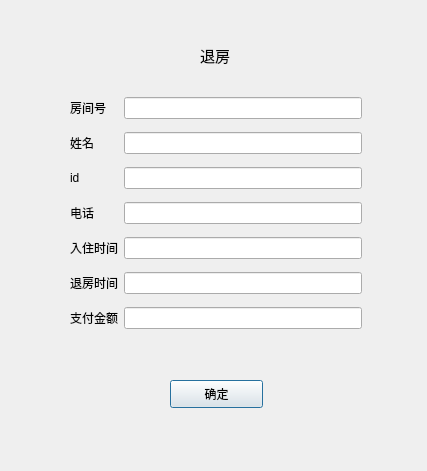
<?xml version="1.0" encoding="UTF-8"?>
<ui version="4.0">
 <class>Settle_accounts</class>
 <widget class="QDialog" name="Settle_accounts">
  <property name="geometry">
   <rect>
    <x>0</x>
    <y>0</y>
    <width>427</width>
    <height>471</height>
   </rect>
  </property>
  <property name="windowTitle">
   <string>Dialog</string>
  </property>
  <widget class="QPushButton" name="pushButton">
   <property name="geometry">
    <rect>
     <x>170</x>
     <y>380</y>
     <width>93</width>
     <height>28</height>
    </rect>
   </property>
   <property name="text">
    <string>确定</string>
   </property>
  </widget>
  <widget class="QWidget" name="layoutWidget">
   <property name="geometry">
    <rect>
     <x>70</x>
     <y>90</y>
     <width>292</width>
     <height>247</height>
    </rect>
   </property>
   <layout class="QGridLayout" name="gridLayout_2">
    <item row="4" column="2">
     <widget class="QLineEdit" name="bookstart"/>
    </item>
    <item row="3" column="0">
     <widget class="QLabel" name="label_7">
      <property name="text">
       <string>电话</string>
      </property>
     </widget>
    </item>
    <item row="2" column="2">
     <widget class="QLineEdit" name="id"/>
    </item>
    <item row="6" column="2">
     <widget class="QLineEdit" name="price"/>
    </item>
    <item row="4" column="0">
     <widget class="QLabel" name="label_8">
      <property name="text">
       <string>入住时间</string>
      </property>
     </widget>
    </item>
    <item row="0" column="2">
     <widget class="QLineEdit" name="room"/>
    </item>
    <item row="1" column="2">
     <widget class="QLineEdit" name="name"/>
    </item>
    <item row="3" column="2">
     <widget class="QLineEdit" name="phone"/>
    </item>
    <item row="5" column="2">
     <widget class="QLineEdit" name="bookending"/>
    </item>
    <item row="5" column="0">
     <widget class="QLabel" name="label_10">
      <property name="text">
       <string>退房时间</string>
      </property>
     </widget>
    </item>
    <item row="6" column="0">
     <widget class="QLabel" name="label_2">
      <property name="text">
       <string>支付金额</string>
      </property>
     </widget>
    </item>
    <item row="1" column="0">
     <widget class="QLabel" name="label_4">
      <property name="text">
       <string>姓名</string>
      </property>
     </widget>
    </item>
    <item row="0" column="0">
     <widget class="QLabel" name="label">
      <property name="text">
       <string>房间号</string>
      </property>
     </widget>
    </item>
    <item row="2" column="0">
     <widget class="QLabel" name="label_9">
      <property name="text">
       <string>id</string>
      </property>
     </widget>
    </item>
   </layout>
  </widget>
  <widget class="QLabel" name="label_5">
   <property name="geometry">
    <rect>
     <x>200</x>
     <y>40</y>
     <width>121</width>
     <height>31</height>
    </rect>
   </property>
   <property name="font">
    <font>
     <family>Adobe Devanagari</family>
     <pointsize>11</pointsize>
    </font>
   </property>
   <property name="text">
    <string>退房</string>
   </property>
  </widget>
 </widget>
 <resources/>
 <connections/>
</ui>
